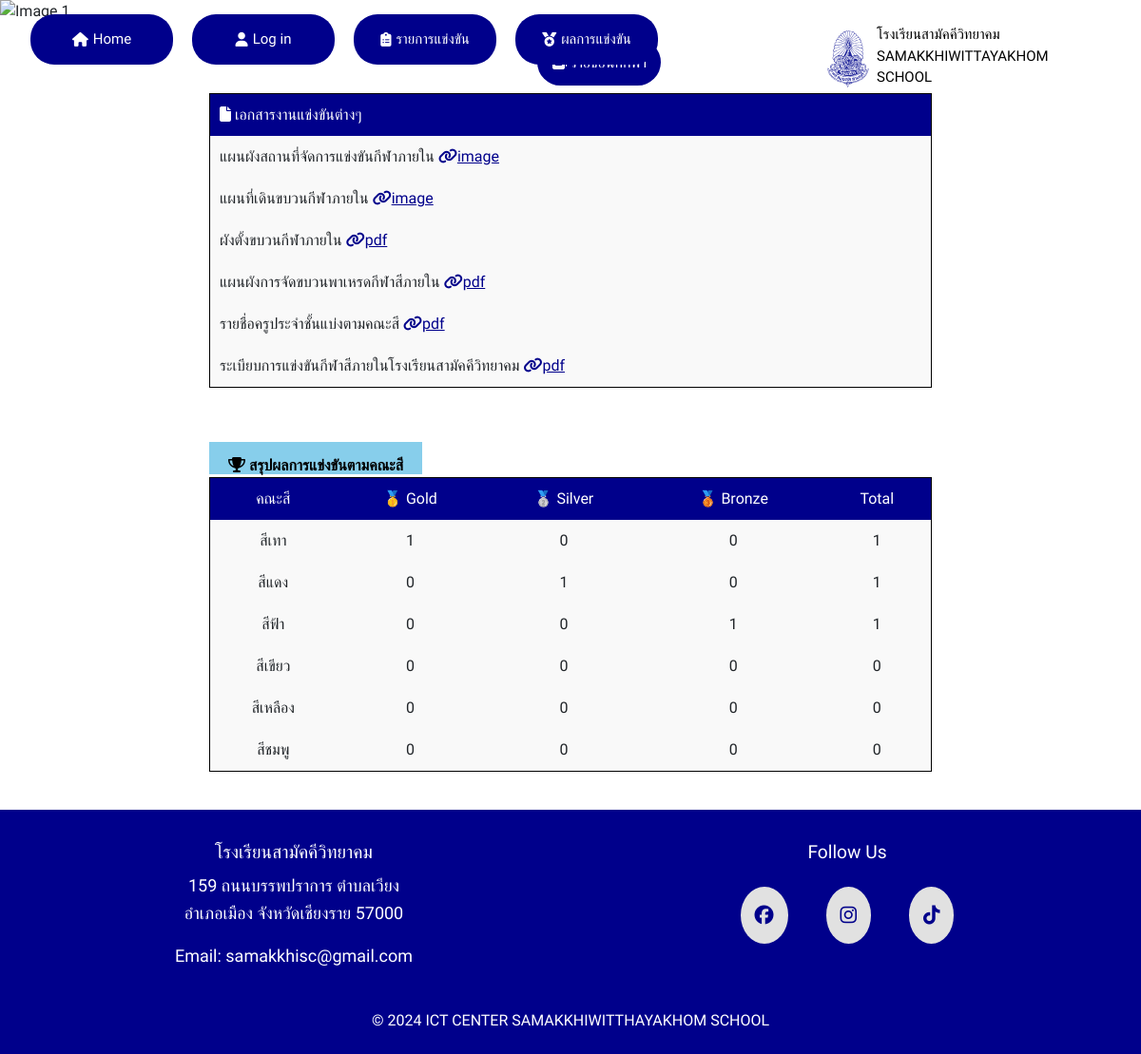
The page / on the database its author committed.
### tables this page shows
CREATE TABLE `colors` (
  `color_id` int(2) NOT NULL,
  `color_name` varchar(128) NOT NULL,
  `color_color` varchar(32) NOT NULL,
  `color_president` varchar(32) NOT NULL,
  `color_vice-president` varchar(32) NOT NULL,
  `color_id_user` int(6) NOT NULL
);

### index.php (the view, shortened to what this page needs)
<?php include 'conn.php'; ?>
<!DOCTYPE html>
<html lang="en">
<head>
    <link rel="stylesheet"  href="element/styles.css">
    <link rel="stylesheet" href="https://cdnjs.cloudflare.com/ajax/libs/font-awesome/6.6.0/css/all.min.css" />
    <link href="https://cdn.jsdelivr.net/npm/bootstrap@5.0.2/dist/css/bootstrap.min.css" rel="stylesheet">
</head>
<body>
    <header>
        <nav>
            <div class="menu" id="Mymenu">
                <ul>
                    <li><a href="index.php"><i class="fas fa-house"></i> Home</a></li>
                    <li><a href="login.php"><i class="fas fa-user"></i> Log in</a></li>
                    <li><a href="schedule.php"><i class="fas fa-clipboard-list"></i>รายการแข่งขัน</a></li>
                    <li><a href="report.php"><i class="fas fa-medal"></i>ผลการแข่งขัน</a></li>
                </ul>
            </div>
            <div class="logo">
              <img src="pic/swk_logo.svg" width="60px" height="60px">
              <span class="title">
                <p >โรงเรียนสามัคคีวิทยาคม<br> SAMAKKHIWITTAYAKHOM SCHOOL</p>
              </span>
            </div>
            <div class="sc">
            </div>
        </nav>
    </header>
    <div id="carouselExampleFade" class="carousel slide carousel-fade" data-bs-ride="carousel">
    <div class="carousel-inner">
    <div class="carousel-item active">
      <img src="pic/flag.jpg" class="d-block w-100 h-100" alt="Image 1">
    </div>
  </div>
  <button class="carousel-control-prev" type="button" data-bs-target="#carouselExampleFade" data-bs-slide="prev">
    <span class="carousel-control-prev-icon" aria-hidden="true"></span>
  </button>
  <button class="carousel-control-next" type="button" data-bs-target="#carouselExampleFade" data-bs-slide="next">
    <span class="carousel-control-next-icon" aria-hidden="true"></span>
  </button>
</div>
<center>
<section >
  <div class="additional_menu">
    <div>
      <a href="player_name.php" class="btn-menu" id="btn-player"><i class="fas fa-address-book"></i> รายชื่อนักกีฬา</a>
    </div>
  </div>
</section>
</center>
  <section>
  <div class="ndmenu-container">
    <div class="nd-menu">
        <table>
            <thead>
                <tr>
                    <th>
                        <i class="fas fa-file"></i> เอกสารงานแข่งขันต่างๆ
                    </th>
                </tr>
            </thead>
            <tbody>
                <tr><td>แผนผังสถานที่จัดการแข่งขันกีฬาภายใน <a href="#"><i class="fa-solid fa-link"></i>image</a></td></tr>
                <tr><td>แผนที่เดินขบวนกีฬาภายใน <a href="#"><i class="fa-solid fa-link"></i>image</a></td></tr>
                <tr><td>ผังตั้งขบวนกีฬาภายใน <a href="#"><i class="fa-solid fa-link"></i>pdf</a></td></tr>
                <tr><td>แผนผังการจัดขบวนพาเหรดกีฬาสีภายใน <a href="#"><i class="fa-solid fa-link"></i>pdf</a></td></tr>
                <tr><td>รายชื่อครูประจำชั้นแบ่งตามคณะสี <a href="#"><i class="fa-solid fa-link"></i>pdf</a></td></tr>
                <tr><td>ระเบียบการแข่งขันกีฬาสีภายในโรงเรียนสามัคคีวิทยาคม <a href="#"><i class="fa-solid fa-link"></i>pdf</a></td></tr>
            </tbody>
        </table>
    </div>
</div>
  </section>
  <section>
  <div class="ndmenu-container">
    <div class="result-menu">
      <table>
        <thead>
          <span class="table_head"><i class="fas fa-trophy"> สรุปผลการแข่งขันตามคณะสี</i></span>
          <tr>
            <th>คณะสี</th>
            <th>🥇 Gold</th>
            <th>🥈 Silver</th>
            <th>🥉 Bronze</th>
            <th>Total</th>
          </tr>
        </thead>
        <tbody>
          <?php
            $sql_view_color = "SELECT `color_id_user`, `color_color` FROM `colors`";
            $result_view_color = mysqli_query($conn, $sql_view_color);
            if (mysqli_num_rows($result_view_color) > 0) {
              while ($row_view_color = mysqli_fetch_assoc($result_view_color)) {
                $rank_gold = mysqli_num_rows(mysqli_query($conn,"SELECT `reward_id` FROM `reward` WHERE `reward_first` = '".$row_view_color['color_id_user']."'"));
                $rank_silver = mysqli_num_rows(mysqli_query($conn,"SELECT `reward_id` FROM `reward` WHERE `reward_second` = '".$row_view_color['color_id_user']."'"));
                $rank_bronze = mysqli_num_rows(mysqli_query($conn,"SELECT `reward_id` FROM `reward` WHERE `reward_third` = '".$row_view_color['color_id_user']."'"));
                $sum_reward = $rank_gold + $rank_silver + $rank_bronze;
                echo "<tr>
                    <td>".$row_view_color['color_color']."</td>
                    <td>".$rank_gold."</td>
                    <td>".$rank_silver."</td>
                    <td>".$rank_bronze."</td>
                    <td>".$sum_reward."</td>
                  </tr>";
              }
            }else{
              echo "something is wrong..";
            }
          ?>
        </tbody>
      </table>
    </div>
</div>
  </section>
  <footer>
  <div class="footer-container">
    <div class="footer-section">
      <h4>โรงเรียนสามัคคีวิทยาคม</h4>
      <p>159 ถนนบรรพปราการ ตำบลเวียง <br> อำเภอเมือง จังหวัดเชียงราย 57000</p>
      <p>Email: samakkhisc@gmail.com</p>
    </div>
    <div class="footer-section">
      <h4>Follow Us</h4>
      <div class="social-icons">
        <a href="https://www.facebook.com/swkstudentcouncil?_rdc=1&_rdr#"><i class="fa-brands fa-facebook"></i></a>
        <a href="https://www.instagram.com/swk.sc?utm_source=ig_web_button_share_sheet&igsh=ZDNlZDc0MzIxNw=="><i class="fa-brands fa-instagram"></i></a>
        <a href="https://www.tiktok.com/@swkstudentcouncil?_t=8Y2Sd6aXe8w&_r=1"><i class="fa-brands fa-tiktok"></i></i></a>
      </div>
    </div>
  </div>
    <div class="copyright">
      <p>© 2024 ICT CENTER SAMAKKHIWITTHAYAKHOM SCHOOL</p>
    </div>
  </footer>
</body>
</html>

### element/styles.css (style rules this page uses)
* { margin: 0; padding: 0; box-sizing: border-box; font-family: "Mitr", sans-serif; }
nav { z-index: 999; position: fixed; padding: 15px 15px 0px 0px; top: 0; left: 0; display: flex; width: 100%; justify-content: space-between; transition: 0.6s; background-color: rgba(255, 255, 255, 0); }
.menu ul { display: flex; margin-right:150px; }
.menu li { list-style: none; }
.menu li a { display: flex; align-items: center; font-family: "Mitr", sans-serif; text-decoration: none; color: white; font-size: 15px; background-color: darkblue; border-radius: 25px; margin-right: 20px; padding: 15px; min-width: 150px; transition: 0.4s ease; justify-content: center; }
.menu i { margin-right: 5px; }
.logo { display: flex; align-items: center; }
.logo img { border-radius: 100%; display: flex; justify-content: center; align-items: center; }
.title { margin-top: 10px; font-size: 15px; }
.title p { color: black; }
.ndmenu-container { max-width: 800px; margin: 20px auto; margin-top: 30px; padding: 20px; }
table { width: 100%; border-collapse: collapse; border-radius: 10px; border: 1px solid black; }
th, td { padding: 10px; text-align: left; }
th { background-color: darkblue; color: white; font-weight: 500; padding: 10px; }
td { background-color: #f9f9f9; transition: 0.4s ease; cursor: pointer; }
td a { color: darkblue; transition: 0.4s ease; }
.table_head { background-color: skyblue; width: 100%; padding-left: 20px; padding-right: 20px; padding-top: 15px; margin-bottom: 15px; cursor: pointer; color: black; }
.copyright { display: flex; justify-content: center; background-color: darkblue; width: 100%; color: white; height: 40px; font-weight: 300; }
.copyright p { display: flex; align-items: center; margin: 0 auto; }
.result-menu th { text-align: center; }
.result-menu td { text-align: center; }
.carousel-item img { height: 950px; }
.btn-menu { text-decoration: none; background-color: darkblue; color: white; padding: 15px; border-radius: 30px; }
#btn-player { position: relative; left: 30px; bottom: -30px; margin-bottom: 50px; color: white; transition: 0.4s ease; margin-top: 50px; }
footer { background-color: darkblue; color: white; padding: 15px 0; text-align: center; }
.footer-container { display: flex; justify-content: space-around; max-width: 1500px; margin: 0 auto; padding: 18px; }
.footer-section { flex: 1; padding: 0 20px; }
.footer-section h4 { font-size: 1.2em; margin-bottom: 10px; }
.footer-section p, .footer-section ul { font-size: 18px; line-height: 1.6; }
.social-icons a { color: darkblue; display: inline-block; background-color: #e1e1e1; padding: 15px; border-radius: 100%; font-size: 20px; margin: 0 18px; margin-top: 15px; }

### rows shown on the page
colors: color_color "สีเทา", rank_gold "1", rank_silver "0", rank_bronze "0", sum_reward "1"
colors: color_color "สีแดง", rank_gold "0", rank_silver "1", rank_bronze "0", sum_reward "1"
colors: color_color "สีฟ้า", rank_gold "0", rank_silver "0", rank_bronze "1", sum_reward "1"
colors: color_color "สีเขียว", rank_gold "0", rank_silver "0", rank_bronze "0", sum_reward "0"
colors: color_color "สีเหลือง", rank_gold "0", rank_silver "0", rank_bronze "0", sum_reward "0"
colors: color_color "สีชมพู", rank_gold "0", rank_silver "0", rank_bronze "0", sum_reward "0"
